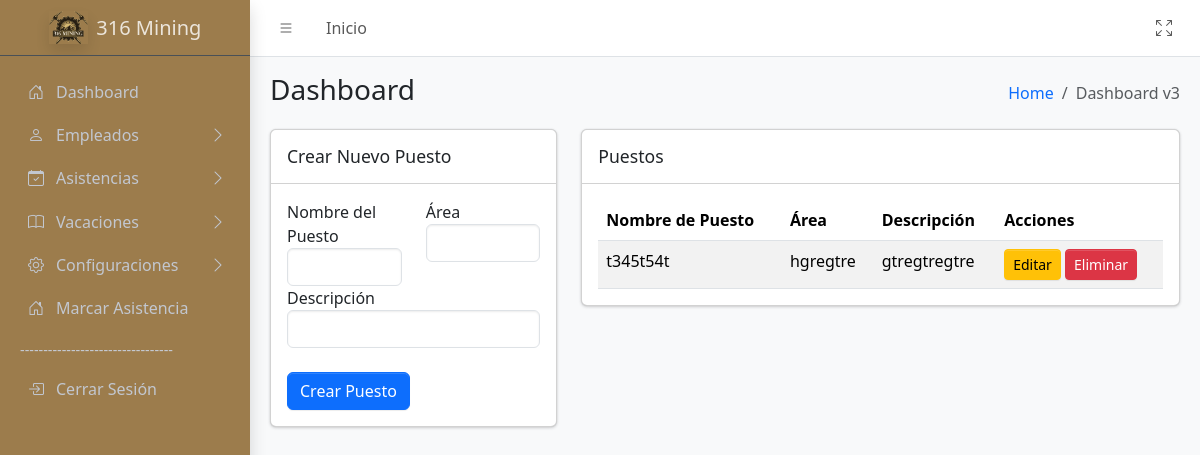
Screenshot of /sistema/controller/ConfiguracionesController/PuestosController.php?action=MostrarPuestos (signed in) with the database file from the repository.
### tables this page shows
CREATE TABLE `puestos` (
  `idPuesto` int(11) NOT NULL,
  `nombrePuesto` varchar(50) NOT NULL,
  `area` varchar(50) DEFAULT NULL,
  `descripcion` varchar(50) NOT NULL
);

### sistema/controller/BaseController.php (called while the page is built, shortened)
<?php
class BaseController {
        protected function loadView($view,
                                        $data = [],
                                        $additionalCss = [],
                                        $additionalJs = [],
                                        $title = 'Sistema') {
                                    include __DIR__ . '/../view/templates/layout.php';
    }
}
?>

### sistema/model/conexion.php (called while the page is built, shortened)
<?php
class Database {
    public function __construct() {
        try {
            $host = 'localhost';
            $dbname = 'biometrico';
            $username = 'root';
            $password = '';
            $this->conn = new PDO("mysql:host=$host;dbname=$dbname", $username, $password);
        } catch (PDOException $e) {
            echo "Error de conexión: " . $e->getMessage();
            exit();
        }
    }
}
?>

### sistema/model/ConfiguracionModel/PuestosModel.php (called while the page is built, shortened)
<?php
require_once __DIR__ . '/../conexion.php';
class Puestos extends Database {
    public function ObtenerPuestos()
    {
        $sql = "SELECT * FROM puestos ORDER BY nombrePuesto ASC";
        $stmt = $this->conn->prepare($sql);
        $stmt->execute();
        return $stmt->fetchAll(PDO::FETCH_ASSOC);
    }
}
?>

### sistema/view/Configuracion/Puestos.php (the view, shortened to what this page needs)
<div class="col-sm-6">
    <h3 class="mb-0">Dashboard</h3>
</div>
<div class="col-sm-6">
    <ol class="breadcrumb float-sm-end">
        <li class="breadcrumb-item"><a href="/biometrico/sistema/controller/DashboardController/DashboardController.php?action=MostrarDashboard">Home</a></li>
        <li class="breadcrumb-item active" aria-current="page">
            Dashboard v3
        </li>
    </ol>
</div>
</div>
</div>
</div>
<div class="app-content">
    <div class="container-fluid">
        <div class="row">
            <div class="col-lg-4">
                <div class="card mb-3">
                    <div class="card-header">
                        <h3 class="card-title">Crear Nuevo Puesto</h3>
                    </div>
                    <div class="card-body">
                        <form action="/biometrico/sistema/controller/ConfiguracionesController/PuestosController.php?action=CrearPuesto" method="POST" id="formCrearPuesto">
                            <div class="row">
                                <div class="form-group col-md-6">
                                    <label for="nombrePuesto">Nombre del Puesto</label>
                                    <input type="text" class="form-control" id="nombrePuesto" name="nombrePuesto" required>
                                </div>
                                <div class="form-group col-md-6">
                                    <label for="area">Área</label>
                                    <input type="text" class="form-control" id="area" name="area">
                                </div>
                            </div>
                            <div class="form-group">
                                <label for="descripcion">Descripción</label>
                                <input type="text" class="form-control" id="descripcion" name="descripcion" required>
                            </div>
                            <br>
                            <button type="submit" class="btn btn-primary">Crear Puesto</button>
                        </form>
                    </div>
                </div>
            </div>
            <div class="col-lg-8">
                <div class="card mb-4">
                    <div class="card-header">
                        <h3 class="card-title">Puestos</h3>
                    </div>
                    <div class="card-body table-responsive">
                        <table class="table table-striped">
                            <thead>
                                <tr>
                                    <th>Nombre de Puesto</th>
                                    <th>Área</th>
                                    <th>Descripción</th>
                                    <th>Acciones</th>
                                </tr>
                            </thead>
                            <tbody>
                                <?php foreach ($Puestos as $Puesto): ?>
                                    <tr>
                                        <td><?= $Puesto['nombrePuesto'] ?></td>
                                        <td><?= $Puesto['area'] ?></td>
                                        <td><?= $Puesto['descripcion'] ?></td>
                                        <td>
                                        <button class="btn btn-warning btn-sm" data-bs-toggle="modal" data-bs-target="#editModal"
                                            data-id="<?= $Puesto['idPuesto'] ?>"
                                            data-nombre="<?= $Puesto['nombrePuesto'] ?>"
                                            data-area="<?= $Puesto['area'] ?>"
                                            data-descripcion="<?= $Puesto['descripcion'] ?>">Editar</button>
                                            <button class="btn btn-danger btn-sm" data-bs-toggle="modal" data-bs-target="#deleteModal"
    data-id="<?= $Puesto['idPuesto'] ?>"
    data-nombre="<?= $Puesto['nombrePuesto'] ?>">Eliminar</button>
                                        </td>
                                    </tr>
                                <?php endforeach; ?>
                            </tbody>
                        </table>
                    </div>
                </div>
            </div>
        </div>
    </div>
</div>
</div>

### rows the page displays
puestos: nombrePuesto "t345t54t", area "hgregtre", descripcion "gtregtregtre"
